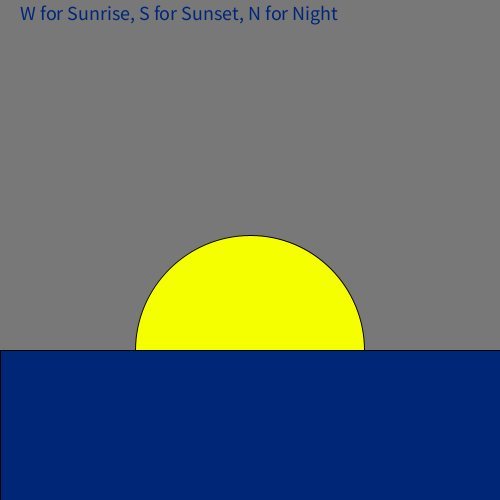
Frame 1 (no input)
Frame 60 (the mouse pressed at the canvas centre just before this capture): identical to frame 1, image omitted
Frame 120 (the mouse held since frame 60 and released just before this capture): identical to frame 1, image omitted

The Processing sketch that drew this single still picture (run headless with seeded random() and noise(); from frame 60 on, the mouse is pressed at the canvas centre):

// Processing sketch: Matthew_diaz_Animation_Semester_1_Project
// ── Matthew_diaz_Animation_Semester_1_Project.pde
//This code uses variables and booleans
//and text in order to model sunrise
//and sunset. An inspiration was the qoute
//by Bernard Williams: "There was never a 
//night or a problem that could defeat sunrise 
//or hope.” I hope you find peace in my art.





int x = 0, dx = 0;
int y = 350, dy = 0;
int z = 120, dz = 0;
int w = 120, dw = 0;
float radius = random(100,300);
boolean yes = false;
boolean isNight = false;

void setup() {
  size (500, 500);
}

void draw() {
  if (isNight) {
    background(0);
  } else {
    background(z, 120, 120);
    fill(246, 255, 0);
    circle(250, y,radius);
    fill (0,38,w);
    rect (0,350,500,150);
  }
  w+=dw;
  y+=dy;
  x+=dx;
  z+=dz;
  textSize(20);
  text("W for Sunrise, S for Sunset, N for Night", 20, 20);
}

void keyPressed() {
    if(key == 'w') {
      dy = -3;
      dz=3;
      dw = 3;
      isNight = false;
    }
    if(key == 's') {
      dy = 5;
      dz=-5;
      dw=-5;
      isNight = false;
    }
    if(key == 'n') {
      isNight = !isNight;
    }
    if(yes) {
      w-=dw;
      y-=dy;
      x-=dx;
      z-=dz;
    }
}
